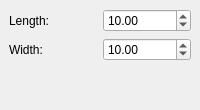
        <widget class="QWidget" name="page0_plane">
         <layout class="QGridLayout">
          <property name="margin">
           <number>9</number>
          </property>
          <property name="spacing">
           <number>6</number>
          </property>
          <item row="0" column="0">
           <layout class="QGridLayout">
            <property name="margin">
             <number>0</number>
            </property>
            <property name="spacing">
             <number>6</number>
            </property>
            <item row="0" column="1">
             <widget class="QDoubleSpinBox" name="planeLength">
              <property name="minimum">
               <double>0.000000000000000</double>
              </property>
              <property name="maximum">
               <double>1000.000000000000000</double>
              </property>
              <property name="value">
               <double>10.000000000000000</double>
              </property>
             </widget>
            </item>
            <item row="1" column="0">
             <widget class="QLabel" name="textLabel3_2">
              <property name="text">
               <string>Width:</string>
              </property>
             </widget>
            </item>
            <item row="0" column="0">
             <widget class="QLabel" name="textLabel2_2">
              <property name="text">
               <string>Length:</string>
              </property>
             </widget>
            </item>
            <item row="1" column="1">
             <widget class="QDoubleSpinBox" name="planeWidth">
              <property name="maximum">
               <double>1000.000000000000000</double>
              </property>
              <property name="value">
               <double>10.000000000000000</double>
              </property>
             </widget>
            </item>
           </layout>
          </item>
          <item row="1" column="0">
           <spacer>
            <property name="orientation">
             <enum>Qt::Vertical</enum>
            </property>
            <property name="sizeHint" stdset="0">
             <size>
              <width>20</width>
              <height>40</height>
             </size>
            </property>
           </spacer>
          </item>
         </layout>
        </widget>
